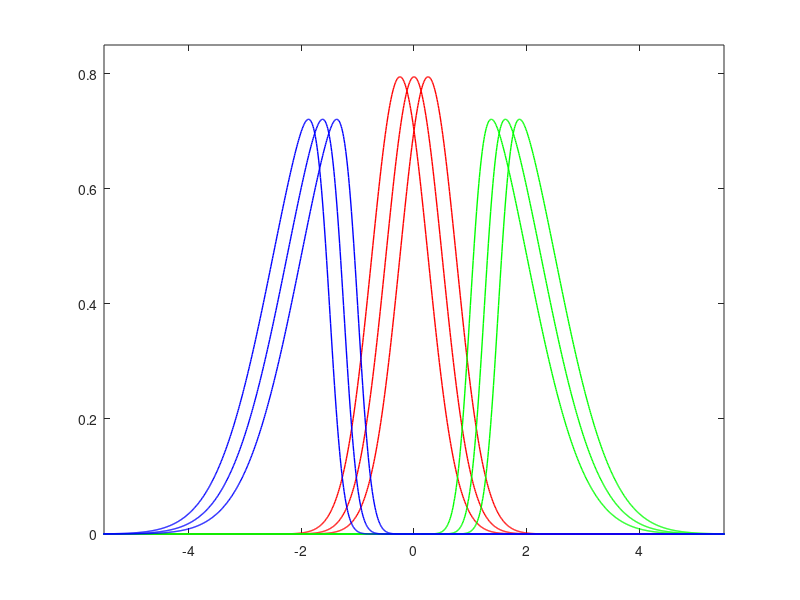

The MATLAB source for this figure:
%**************************************************************************
%--- Skew normal distributions proposed by Azzalini
%--- Ref    : http://azzalini.stat.unipd.it/SN/   
%--- Author : Jen-Hao Chen(a) and  Wen-Liang Hung(b)
%---          a: Institute for Computational and Modeling Science, National 
%---             Tsing Hua University, Hsin-Chu, Taiwan
%---          b: Center of Teacher Education, National Tsing Hua University
%---             Hsin-Chu, Taiwan 
%**************************************************************************


n    =  9   ;     %--- Number of function


xmin = -10.0 ;
xmax =  10.0 ;
h    =  0.01 ;


cx = [ xmin : h : xmax ] ;
nx = ( xmax - xmin ) / h + 1 ;

extcx = [ xmin-100 : h : xmax+100 ] ;

ng = nx ;                 %--- Number of grid points

fv     = zeros(nx,1) ;    %--- CURRENT function values 
ofv    = zeros(nx,n) ;    %--- ORIGINAL function values 



%---Construct function values
SkewLambda = [  0    , 0   , 0    ,  5  ,  5     ,  5    ,  -5    ,  -5    , -5   ];   %---skewness  (any number)
SkewXi     = [ -0.25 , 0   , 0.25 ,  1  ,  1.25  ,  1.5  ,  -1.5  ,  -1.25 , -1   ];   %---location  (any number) 
SkewSigma  = [  0.5  , 0.5 , 0.5  ,  1  ,  1     ,  1    ,   1    ,   1    ,  1   ];   %---scale  (any positive number) 



for i = 1 : 9
    SkewPhi = exp( -0.5*(extcx.^2) ) / sqrt(2*pi);   
    for j = 1 : nx
        ct    = ( cx(j) - SkewXi(i) ) / SkewSigma(i);
        intid = ceil( ( SkewLambda(i)*(cx(j)-SkewXi(i))/SkewSigma(i) - (xmin-100) ) / h ); 
        ofv( j , i ) = ( 2./SkewSigma(i) )*( exp(-0.5*(ct^2))/sqrt(2*pi) )*( sum( SkewPhi(1:intid) )*h )  ;
    end 
end



figure(1)
for i = 1 : 3
    h = plot( cx , ofv(:,i)   , 'r' ); set(h, 'LineWidth',1);
    hold on
end
for i = 4 : 6
    h = plot( cx , ofv(:,i) , 'g' ); set(h, 'LineWidth',1);
    hold on
end
for i = 7 : 9
    h = plot( cx , ofv(:,i) , 'b' ); set(h, 'LineWidth',1);    
    hold on
end
axis( [ -5.5 , 5.5 , 0 , 0.85 ] );